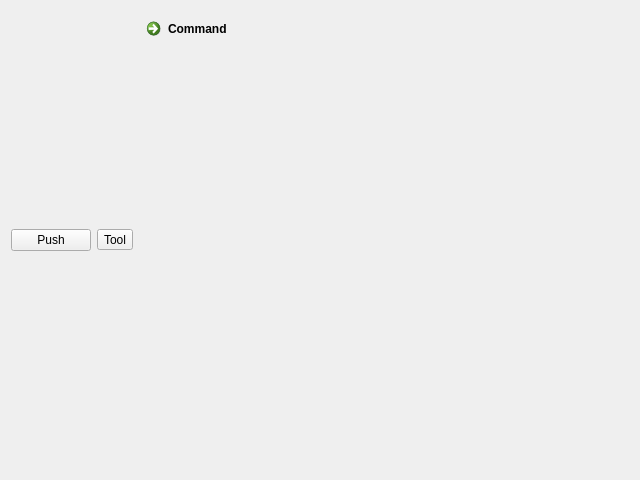
<?xml version="1.0" encoding="UTF-8"?>
<ui version="4.0">
 <class>ButtonRow</class>
 <widget class="QWidget" name="ButtonRow">
  <property name="geometry">
   <rect>
    <x>0</x>
    <y>0</y>
    <width>640</width>
    <height>480</height>
   </rect>
  </property>
  <property name="windowTitle">
   <string>Buttons</string>
  </property>
  <layout class="QHBoxLayout" name="row">
   <item>
    <widget class="QPushButton" name="push">
     <property name="text">
      <string>Push</string>
     </property>
    </widget>
   </item>
   <item>
    <widget class="QToolButton" name="tool">
     <property name="text">
      <string>Tool</string>
     </property>
    </widget>
   </item>
   <item>
    <widget class="QCommandLinkButton" name="command">
     <property name="text">
      <string>Command</string>
     </property>
    </widget>
   </item>
   <item>
    <widget class="QDialogButtonBox" name="box"/>
   </item>
  </layout>
 </widget>
 <resources/>
 <connections/>
</ui>
